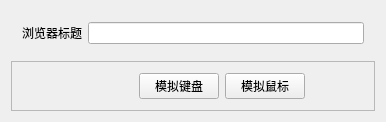
<?xml version="1.0" encoding="UTF-8"?>
<ui version="4.0">
 <class>Widget</class>
 <widget class="QWidget" name="Widget">
  <property name="geometry">
   <rect>
    <x>0</x>
    <y>0</y>
    <width>386</width>
    <height>119</height>
   </rect>
  </property>
  <property name="windowTitle">
   <string>网页刷新工具</string>
  </property>
  <layout class="QVBoxLayout" name="verticalLayout">
   <item>
    <widget class="QWidget" name="widget" native="true">
     <layout class="QHBoxLayout" name="horizontalLayout_2">
      <item>
       <widget class="QLabel" name="label">
        <property name="text">
         <string>浏览器标题</string>
        </property>
       </widget>
      </item>
      <item>
       <widget class="QLineEdit" name="htmlWinTitle"/>
      </item>
     </layout>
    </widget>
   </item>
   <item>
    <widget class="QFrame" name="frame">
     <property name="frameShape">
      <enum>QFrame::StyledPanel</enum>
     </property>
     <property name="frameShadow">
      <enum>QFrame::Raised</enum>
     </property>
     <layout class="QHBoxLayout" name="horizontalLayout">
      <item>
       <spacer name="horizontalSpacer_3">
        <property name="orientation">
         <enum>Qt::Horizontal</enum>
        </property>
        <property name="sizeHint" stdset="0">
         <size>
          <width>40</width>
          <height>20</height>
         </size>
        </property>
       </spacer>
      </item>
      <item>
       <spacer name="horizontalSpacer">
        <property name="orientation">
         <enum>Qt::Horizontal</enum>
        </property>
        <property name="sizeHint" stdset="0">
         <size>
          <width>40</width>
          <height>20</height>
         </size>
        </property>
       </spacer>
      </item>
      <item>
       <widget class="QPushButton" name="btn1">
        <property name="text">
         <string>模拟键盘</string>
        </property>
       </widget>
      </item>
      <item>
       <widget class="QPushButton" name="btn2">
        <property name="text">
         <string>模拟鼠标</string>
        </property>
       </widget>
      </item>
      <item>
       <spacer name="horizontalSpacer_2">
        <property name="orientation">
         <enum>Qt::Horizontal</enum>
        </property>
        <property name="sizeHint" stdset="0">
         <size>
          <width>40</width>
          <height>20</height>
         </size>
        </property>
       </spacer>
      </item>
     </layout>
    </widget>
   </item>
  </layout>
 </widget>
 <layoutdefault spacing="6" margin="11"/>
 <resources/>
 <connections/>
</ui>
